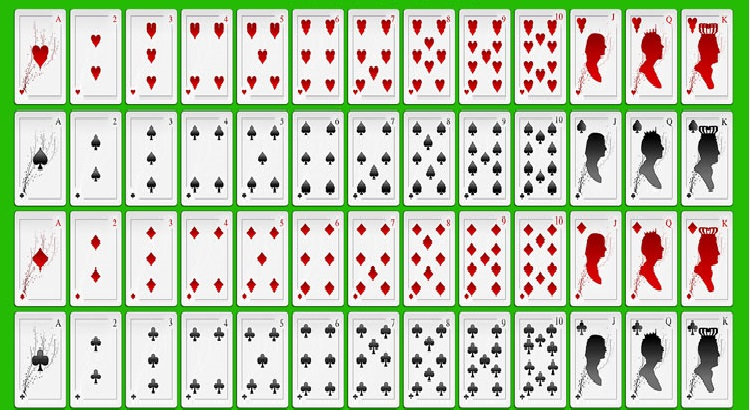
#> input picture img/cartas.jpg, 750 x 410 px, found by its file name
$ python ContandoObjetosPt02.py
#> lines starting #> are read from the running program, lines starting #| are printed output that depends on the picture; after the words box and inside, x2 and y2 are one past the last pixel; in counts of white or black regions, pixels touching at a corner belong together
# -*- coding: utf-8 -*-
"""
Created on Sat Jan 25 12:29:00 2020

@author: toshiba

Ejercicio 09: Contando Objetos pt.2
"""
import cv2
import numpy as np

imagen = cv2.imread('C:\\Users\\toshiba\\Desktop\\Servicio Social\\Python\\Proc_Imagenes\\img\\cartas.jpg')
#> imagen is the input picture: shape (410, 750, 3); mean B, G, R 177.6, 204.9, 190.3
gray = cv2.cvtColor(imagen, cv2.COLOR_BGR2GRAY)
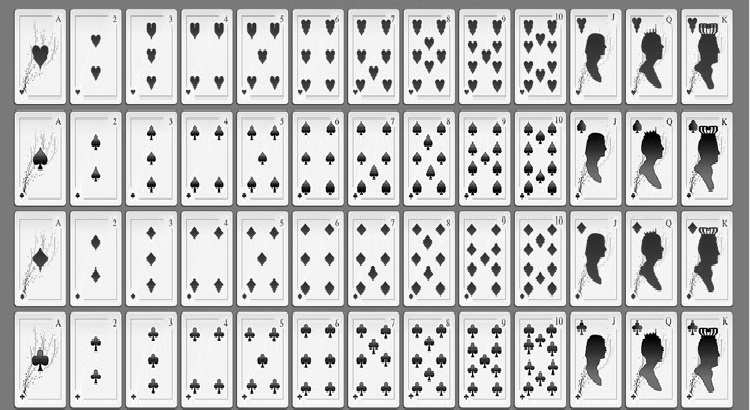
#> gray: shape (410, 750); min 0, max 255, mean 197.4
bordes = cv2.Canny(gray, 100, 200)
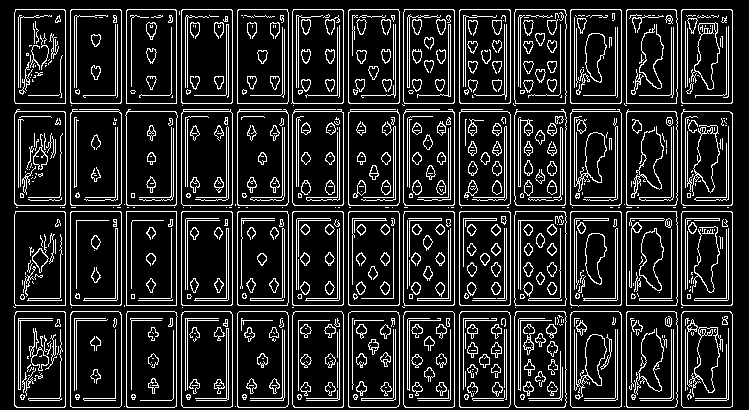
#> bordes: shape (410, 750); 16% white in thin lines or dots
contornos,hierachy = cv2.findContours(bordes, cv2.RETR_EXTERNAL, cv2.CHAIN_APPROX_SIMPLE)
#> contornos = 111 contours, 59 with area under 20; largest, box (x1, y1, x2, y2) and area: (514, 311, 567, 408) 4896, (14, 311, 66, 408) 4889, (681, 311, 733, 408) 4886, (403, 311, 455, 408) 4886, (181, 311, 233, 408) 4886

cv2.drawContours(imagen, contornos, -1, (0,0,255), 2)

texto = 'No. Contornos encontrados: '+str(len(contornos))
#> texto = 'No. Contornos encontrados: 111'
cv2.putText(imagen, texto, (10,20), cv2.FONT_HERSHEY_SIMPLEX, 0.7, (255,0,0), 1)
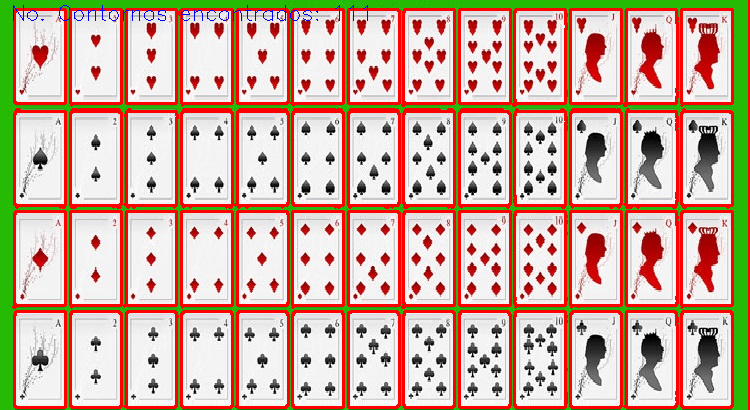
#> imagen: shape (410, 750, 3); mean B, G, R 157.3, 174.4, 206.9
print('No. de Objetos de la imagen: ', len(contornos))
#| No. de Objetos de la imagen:  111

cv2.imshow('imagen', imagen)
cv2.imshow('bordes', bordes)

cv2.waitKey(0)
cv2.destroyAllWindows()

$ run again, with img/coins.jpg copied over img/cartas.jpg
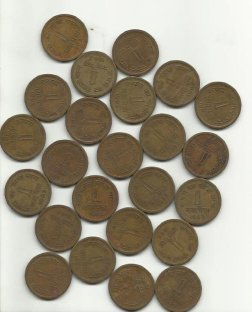
#> input picture img/coins.jpg, 252 x 312 px, found by its file name
#> imagen is the input picture: shape (312, 252, 3); mean B, G, R 136.3, 153.2, 161.4
#> `bordes = cv2.Canny(gray, 100, 200)`:
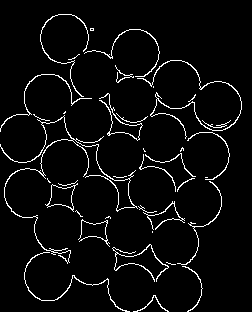
#> bordes: shape (312, 252); 4.6% white in thin lines or dots
#> contornos = 38 contours, 23 with area under 20; largest, box (x1, y1, x2, y2) and area: (45, 183, 78, 212) 419, (0, 115, 138, 264) 126, (137, 60, 242, 139) 94, (24, 252, 130, 312) 56, (112, 244, 169, 282) 52
#> texto = 'No. Contornos encontrados: 38'
#> `cv2.putText(imagen, texto, (10,20), cv2.FONT_HERSHEY_SIMPLEX, 0.7, (25..`:
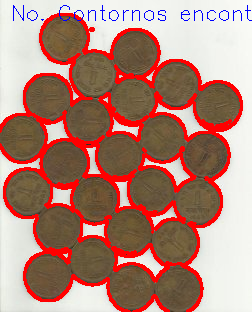
#> imagen: shape (312, 252, 3); mean B, G, R 119, 132.2, 176.6
#| No. de Objetos de la imagen:  38

$ run again, with img/monedas.jpg copied over img/cartas.jpg
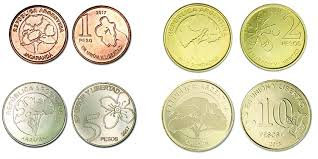
#> input picture img/monedas.jpg, 318 x 159 px, found by its file name
#> imagen is the input picture: shape (159, 318, 3); mean B, G, R 195.2, 221.3, 226
#> `bordes = cv2.Canny(gray, 100, 200)`:
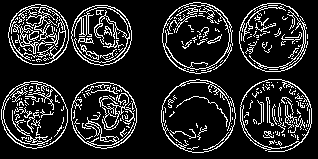
#> bordes: shape (159, 318); 15% white in thin lines or dots
#> contornos = 50 contours, 42 with area under 20; largest, box (x1, y1, x2, y2) and area: (161, 79, 236, 153) 4134, (240, 79, 312, 152) 3986, (162, 2, 233, 74) 3514, (1, 81, 68, 149) 3451, (71, 82, 137, 149) 3421, (8, 4, 69, 65) 2828, (71, 5, 132, 66) 2828, (239, 3, 306, 72) 178
#> texto = 'No. Contornos encontrados: 50'
#> `cv2.putText(imagen, texto, (10,20), cv2.FONT_HERSHEY_SIMPLEX, 0.7, (25..`:
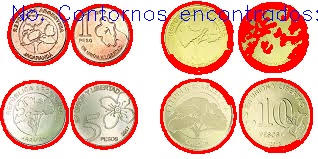
#> imagen: shape (159, 318, 3); mean B, G, R 169.8, 186.7, 231.9
#| No. de Objetos de la imagen:  50
